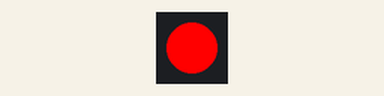
Bench run of a sketch on a simulated Arduino Uno, built with avr-gcc and run on an emulated ATmega328P. On the bench: 1 RGB LEDs in strip order, left to right.

Above: at 0.02 s.
At 2.94 s:
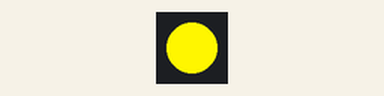
At 5.87 s:
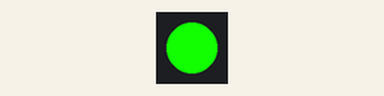
At 11.72 s:
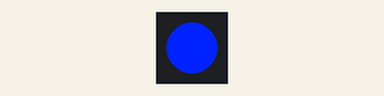
Timing chart, 0 to 12.0 s (numbered marks = the images above):
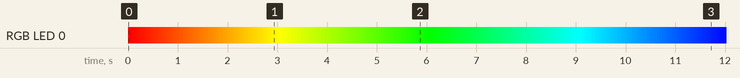

The sketch:

apa160_led_tutorial.ino
```cpp
#include <Adafruit_NeoPixel.h>
#include <avr/power.h>

#define PIN            6
#define NUMPIXELS      1
Adafruit_NeoPixel pixels = Adafruit_NeoPixel(NUMPIXELS, PIN, NEO_GRB + NEO_KHZ800);

void setup() {

  pixels.begin();
}

void loop() {

  //hue from 0 to 360 degrees
  for(int hue = 0; hue < 360; hue++) {

    // saturation and value = 1
    setLedColorHSV(hue, 1, 1);
    delay(50);
  }
}

// thanks to http://forum.arduino.cc/index.php?topic=307655.5
void setLedColorHSV(int h, double s, double v) {

  double r=0;
  double g=0;
  double b=0;
  double hf=h/60.0;

  int i=(int)floor(h/60.0);
  double f = h/60.0 - i;
  double pv = v * (1 - s);
  double qv = v * (1 - s*f);
  double tv = v * (1 - s * (1 - f));

  switch (i)
  {
  case 0:
    r = v;
    g = tv;
    b = pv;
    break;
  case 1:
    r = qv;
    g = v;
    b = pv;
    break;
  case 2:
    r = pv;
    g = v;
    b = tv;
    break;
  case 3:
    r = pv;
    g = qv;
    b = v;
    break;
  case 4:
    r = tv;
    g = pv;
    b = v;
    break;
  case 5:
    r = v;
    g = pv;
    b = qv;
    break;
  }

  //set each component to a integer value between 0 and 255
  int red = constrain((int)255*r,0,255);
  int green = constrain((int)255*g,0,255);
  int blue = constrain((int)255*b,0,255);

  pixels.setPixelColor(0, pixels.Color(red, green, blue));
  pixels.show();
}
```

Measured:
- by itself, everything shown: repeats every 18.1 s, in 360 steps
